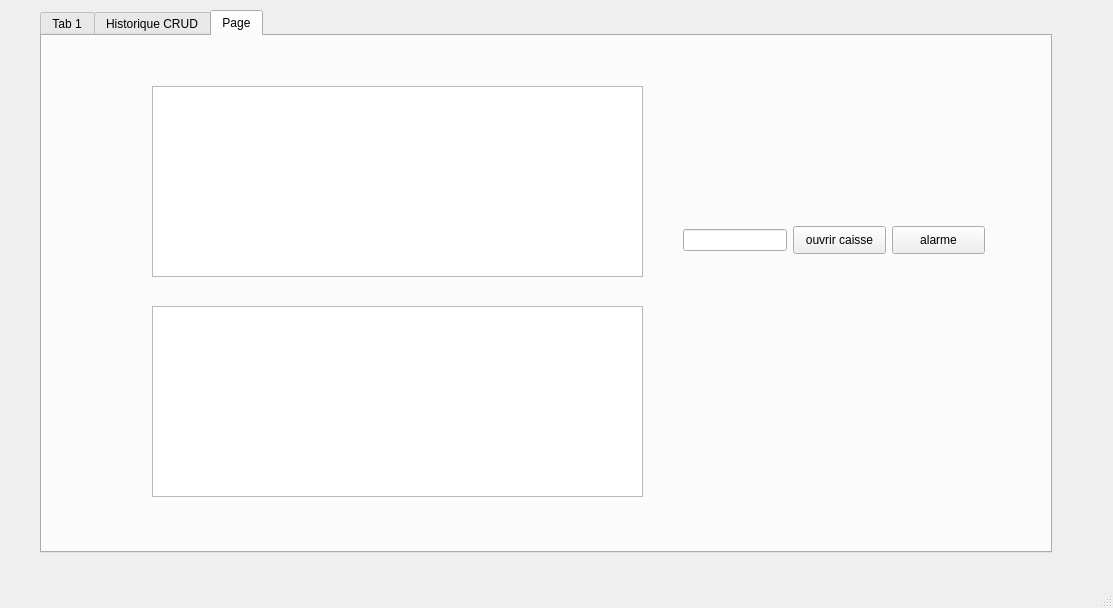
<?xml version="1.0" encoding="UTF-8"?>
<ui version="4.0">
 <class>azizwindow</class>
 <widget class="QMainWindow" name="azizwindow">
  <property name="geometry">
   <rect>
    <x>0</x>
    <y>0</y>
    <width>1113</width>
    <height>608</height>
   </rect>
  </property>
  <property name="windowTitle">
   <string>MainWindow</string>
  </property>
  <widget class="QWidget" name="centralwidget">
   <widget class="QTabWidget" name="tabWidget">
    <property name="geometry">
     <rect>
      <x>40</x>
      <y>10</y>
      <width>1012</width>
      <height>543</height>
     </rect>
    </property>
    <property name="currentIndex">
     <number>2</number>
    </property>
    <widget class="QWidget" name="tab">
     <attribute name="title">
      <string>Tab 1</string>
     </attribute>
     <layout class="QVBoxLayout" name="verticalLayout_21">
      <item>
       <layout class="QVBoxLayout" name="verticalLayout_19">
        <item>
         <layout class="QVBoxLayout" name="verticalLayout_18">
          <item>
           <layout class="QVBoxLayout" name="verticalLayout_14"/>
          </item>
          <item>
           <widget class="QPushButton" name="pushButton_imprimer">
            <property name="text">
             <string>imprimer</string>
            </property>
           </widget>
          </item>
          <item>
           <widget class="QTableView" name="tableViewAffichuer"/>
          </item>
          <item>
           <widget class="QPushButton" name="pushButton_actualiser">
            <property name="text">
             <string>Actualiser</string>
            </property>
           </widget>
          </item>
         </layout>
        </item>
        <item>
         <layout class="QHBoxLayout" name="horizontalLayout_44">
          <item>
           <layout class="QHBoxLayout" name="horizontalLayout_43">
            <item>
             <widget class="QGroupBox" name="groupBox_3">
              <property name="title">
               <string>CRUD</string>
              </property>
              <layout class="QHBoxLayout" name="horizontalLayout_42">
               <item>
                <layout class="QVBoxLayout" name="verticalLayout_17">
                 <item>
                  <layout class="QHBoxLayout" name="horizontalLayout_41">
                   <item>
                    <layout class="QVBoxLayout" name="verticalLayout_3">
                     <item>
                      <layout class="QHBoxLayout" name="horizontalLayout_2">
                       <item>
                        <widget class="QLabel" name="label">
                         <property name="text">
                          <string>&lt;html&gt;&lt;head/&gt;&lt;body&gt;&lt;p&gt;ID&lt;/p&gt;&lt;/body&gt;&lt;/html&gt;</string>
                         </property>
                        </widget>
                       </item>
                       <item>
                        <widget class="QLineEdit" name="lineEdit_ID"/>
                       </item>
                      </layout>
                     </item>
                     <item>
                      <layout class="QHBoxLayout" name="horizontalLayout_12">
                       <item>
                        <widget class="QLabel" name="label_12">
                         <property name="text">
                          <string>&lt;html&gt;&lt;head/&gt;&lt;body&gt;&lt;p&gt;Nom&lt;/p&gt;&lt;/body&gt;&lt;/html&gt;</string>
                         </property>
                        </widget>
                       </item>
                       <item>
                        <widget class="QLineEdit" name="lineEdit_Nom"/>
                       </item>
                      </layout>
                     </item>
                     <item>
                      <layout class="QHBoxLayout" name="horizontalLayout_3">
                       <item>
                        <widget class="QLabel" name="label_2">
                         <property name="text">
                          <string>&lt;html&gt;&lt;head/&gt;&lt;body&gt;&lt;p&gt;Prenom&lt;/p&gt;&lt;/body&gt;&lt;/html&gt;</string>
                         </property>
                        </widget>
                       </item>
                       <item>
                        <widget class="QLineEdit" name="lineEdit_Prenom"/>
                       </item>
                      </layout>
                     </item>
                     <item>
                      <layout class="QHBoxLayout" name="horizontalLayout_9">
                       <item>
                        <widget class="QLabel" name="label_10">
                         <property name="text">
                          <string>Sexe : </string>
                         </property>
                        </widget>
                       </item>
                       <item>
                        <layout class="QVBoxLayout" name="verticalLayout">
                         <item>
                          <widget class="QRadioButton" name="Homme">
                           <property name="text">
                            <string>Homme</string>
                           </property>
                          </widget>
                         </item>
                         <item>
                          <widget class="QRadioButton" name="Femme">
                           <property name="text">
                            <string>Femme</string>
                           </property>
                          </widget>
                         </item>
                        </layout>
                       </item>
                      </layout>
                     </item>
                    </layout>
                   </item>
                   <item>
                    <layout class="QVBoxLayout" name="verticalLayout_7">
                     <item>
                      <layout class="QHBoxLayout" name="horizontalLayout_7">
                       <item>
                        <widget class="QLabel" name="label_7">
                         <property name="text">
                          <string>&lt;html&gt;&lt;head/&gt;&lt;body&gt;&lt;p&gt;Numéro de téléphone&lt;/p&gt;&lt;/body&gt;&lt;/html&gt;</string>
                         </property>
                        </widget>
                       </item>
                       <item>
                        <widget class="QLineEdit" name="lineEdit_TEL"/>
                       </item>
                      </layout>
                     </item>
                     <item>
                      <layout class="QHBoxLayout" name="horizontalLayout_4">
                       <item>
                        <widget class="QLabel" name="label_4">
                         <property name="text">
                          <string>&lt;html&gt;&lt;head/&gt;&lt;body&gt;&lt;p&gt;CIN&lt;/p&gt;&lt;/body&gt;&lt;/html&gt;</string>
                         </property>
                        </widget>
                       </item>
                       <item>
                        <widget class="QLineEdit" name="lineEdit_Cin"/>
                       </item>
                      </layout>
                     </item>
                     <item>
                      <layout class="QHBoxLayout" name="horizontalLayout_5">
                       <item>
                        <widget class="QLabel" name="label_6">
                         <property name="text">
                          <string>&lt;html&gt;&lt;head/&gt;&lt;body&gt;&lt;p&gt;EMAIL: &lt;/p&gt;&lt;/body&gt;&lt;/html&gt;</string>
                         </property>
                        </widget>
                       </item>
                       <item>
                        <widget class="QLabel" name="label_3">
                         <property name="text">
                          <string/>
                         </property>
                         <property name="pixmap">
                          <pixmap>../../../tech-wallpaper-4k-for-mobile.png</pixmap>
                         </property>
                        </widget>
                       </item>
                       <item>
                        <widget class="QLineEdit" name="lineEdit_Email"/>
                       </item>
                      </layout>
                     </item>
                    </layout>
                   </item>
                  </layout>
                 </item>
                 <item>
                  <layout class="QHBoxLayout" name="horizontalLayout_39">
                   <item>
                    <layout class="QHBoxLayout" name="horizontalLayout_6">
                     <item>
                      <widget class="QPushButton" name="pushButton_Ajouter">
                       <property name="text">
                        <string>Ajouter</string>
                       </property>
                      </widget>
                     </item>
                     <item>
                      <widget class="QPushButton" name="pushButton_Modifer">
                       <property name="text">
                        <string>Modifier</string>
                       </property>
                      </widget>
                     </item>
                    </layout>
                   </item>
                   <item>
                    <layout class="QHBoxLayout" name="horizontalLayout">
                     <item>
                      <widget class="QLabel" name="label_9">
                       <property name="text">
                        <string>id: </string>
                       </property>
                      </widget>
                     </item>
                     <item>
                      <widget class="QLineEdit" name="lineEdit_ID_Supression"/>
                     </item>
                     <item>
                      <widget class="QPushButton" name="pushButton_Suppression">
                       <property name="text">
                        <string>supprimer</string>
                       </property>
                      </widget>
                     </item>
                    </layout>
                   </item>
                  </layout>
                 </item>
                </layout>
               </item>
              </layout>
             </widget>
            </item>
            <item>
             <layout class="QHBoxLayout" name="horizontalLayout_10">
              <item>
               <widget class="QLabel" name="label_11">
                <property name="text">
                 <string>Type: </string>
                </property>
               </widget>
              </item>
              <item>
               <layout class="QVBoxLayout" name="verticalLayout_2">
                <item>
                 <widget class="QRadioButton" name="Fidele">
                  <property name="text">
                   <string>Fidéle</string>
                  </property>
                 </widget>
                </item>
                <item>
                 <widget class="QRadioButton" name="Passage">
                  <property name="text">
                   <string>Passagé</string>
                  </property>
                 </widget>
                </item>
               </layout>
              </item>
             </layout>
            </item>
           </layout>
          </item>
          <item>
           <layout class="QVBoxLayout" name="verticalLayout_20">
            <item>
             <widget class="QGroupBox" name="groupBox_2">
              <property name="title">
               <string>Recherche et Tri</string>
              </property>
              <layout class="QVBoxLayout" name="verticalLayout_12">
               <item>
                <layout class="QHBoxLayout" name="horizontalLayout_8">
                 <item>
                  <widget class="QLabel" name="label_13">
                   <property name="text">
                    <string/>
                   </property>
                  </widget>
                 </item>
                 <item>
                  <widget class="QLineEdit" name="lineEdit_nom_chercher"/>
                 </item>
                 <item>
                  <widget class="QPushButton" name="pushButton_Rechercher">
                   <property name="text">
                    <string>Rechercher</string>
                   </property>
                  </widget>
                 </item>
                </layout>
               </item>
               <item>
                <layout class="QHBoxLayout" name="horizontalLayout_38">
                 <item>
                  <widget class="QPushButton" name="pushButton_trier">
                   <property name="text">
                    <string>Trier par id</string>
                   </property>
                  </widget>
                 </item>
                 <item>
                  <widget class="QPushButton" name="pushButton_trier_nom">
                   <property name="text">
                    <string>Trier par nom</string>
                   </property>
                  </widget>
                 </item>
                </layout>
               </item>
              </layout>
             </widget>
            </item>
            <item>
             <widget class="QGroupBox" name="groupBox">
              <property name="title">
               <string>Génération PDF</string>
              </property>
              <layout class="QVBoxLayout" name="verticalLayout_13">
               <item>
                <layout class="QHBoxLayout" name="horizontalLayout_23">
                 <item>
                  <widget class="QLabel" name="label_34">
                   <property name="text">
                    <string>&lt;html&gt;&lt;head/&gt;&lt;body&gt;&lt;p&gt;ID&lt;/p&gt;&lt;/body&gt;&lt;/html&gt;</string>
                   </property>
                  </widget>
                 </item>
                 <item>
                  <widget class="QLineEdit" name="lineEdit_ID_PDF"/>
                 </item>
                </layout>
               </item>
               <item>
                <layout class="QHBoxLayout" name="horizontalLayout_24">
                 <item>
                  <widget class="QPushButton" name="pushButtonGenerePDF">
                   <property name="text">
                    <string>Générer</string>
                   </property>
                  </widget>
                 </item>
                 <item>
                  <widget class="QPushButton" name="pushButton_AfficherPDF">
                   <property name="text">
                    <string>Afficher</string>
                   </property>
                  </widget>
                 </item>
                </layout>
               </item>
              </layout>
             </widget>
            </item>
           </layout>
          </item>
         </layout>
        </item>
       </layout>
      </item>
      <item>
       <widget class="QPushButton" name="pushButton_stat">
        <property name="text">
         <string>stat</string>
        </property>
       </widget>
      </item>
      <item>
       <widget class="QPushButton" name="pushButton_sombre">
        <property name="text">
         <string>sombre</string>
        </property>
       </widget>
      </item>
      <item>
       <widget class="QPushButton" name="pushButton_blanc">
        <property name="text">
         <string>blanc</string>
        </property>
       </widget>
      </item>
     </layout>
    </widget>
    <widget class="QWidget" name="tab_3">
     <attribute name="title">
      <string>Historique CRUD</string>
     </attribute>
     <layout class="QVBoxLayout" name="verticalLayout_16">
      <item>
       <layout class="QHBoxLayout" name="horizontalLayout_40">
        <item>
         <widget class="QTableView" name="tableViewHistorique"/>
        </item>
        <item>
         <widget class="QPushButton" name="pushButtonActualiserHistorique">
          <property name="text">
           <string>Actualiser</string>
          </property>
         </widget>
        </item>
       </layout>
      </item>
     </layout>
    </widget>
    <widget class="QWidget" name="tab_2">
     <attribute name="title">
      <string>Page</string>
     </attribute>
     <widget class="QPushButton" name="ouvrir">
      <property name="geometry">
       <rect>
        <x>751</x>
        <y>190</y>
        <width>93</width>
        <height>28</height>
       </rect>
      </property>
      <property name="text">
       <string>ouvrir caisse</string>
      </property>
     </widget>
     <widget class="QPushButton" name="pushButton_2">
      <property name="geometry">
       <rect>
        <x>850</x>
        <y>190</y>
        <width>93</width>
        <height>28</height>
       </rect>
      </property>
      <property name="text">
       <string>alarme</string>
      </property>
     </widget>
     <widget class="QTextEdit" name="textEdit">
      <property name="geometry">
       <rect>
        <x>110</x>
        <y>50</y>
        <width>491</width>
        <height>191</height>
       </rect>
      </property>
     </widget>
     <widget class="QLineEdit" name="lineEdit_caisse">
      <property name="geometry">
       <rect>
        <x>641</x>
        <y>193</y>
        <width>104</width>
        <height>22</height>
       </rect>
      </property>
     </widget>
     <widget class="QTableView" name="tableView">
      <property name="geometry">
       <rect>
        <x>110</x>
        <y>270</y>
        <width>491</width>
        <height>191</height>
       </rect>
      </property>
     </widget>
    </widget>
   </widget>
  </widget>
  <widget class="QMenuBar" name="menubar">
   <property name="geometry">
    <rect>
     <x>0</x>
     <y>0</y>
     <width>1113</width>
     <height>26</height>
    </rect>
   </property>
  </widget>
  <widget class="QStatusBar" name="statusbar"/>
 </widget>
 <resources/>
 <connections/>
</ui>
